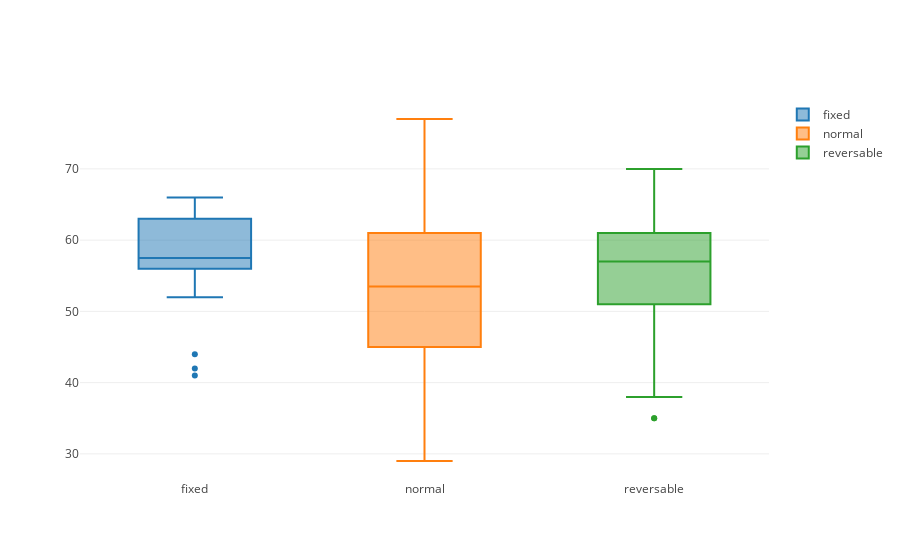

The cell this chart's notebook holds for it:
### Code cell
# import plotly and offline mode
from plotly.offline import iplot, init_notebook_mode
import plotly.graph_objs as go
data = []

for col in df['Thal'].unique():
    data.append(go.Box(y=df[df['Thal'] == col]['Age'], name=col, showlegend=True))

iplot(data)

### Figure 1 — Plotly figure (JSON) as saved in the notebook; plotly's stock layout.template omitted (floating-point values rounded to 4 significant figures; data arrays with more than 128 entries replaced by an {"elided": "..."} marker saying what was removed)
{"data": [{"name": "fixed", "showlegend": true, "type": "box", "uid": "a88c8d98-5b58-45ae-9425-ca49d75a2e43", "y": [63, 57, 56, 57, 65, 52, 41, 64, 56, 66, 57, 42, 59, 66, 58, 58, 44, 59]}, {"name": "normal", "showlegend": true, "type": "box", "uid": "f88e062b-6b43-4dc1-8a1e-035125ee4062", "y": {"elided": "166 int values"}}, {"name": "reversable", "showlegend": true, "type": "box", "uid": "9290e93b-929b-441f-8493-0278c2590375", "y": [67, 63, 53, 44, 52, 48, 58, 60, 40, 60, 59, 43, 55, 65, 40, 58, 50, 65, 60, 54, 50, 41, 51, 58, 54, 60, 54, 59, 67, 62, 60, 58, 68, 62, 62, 52, 59, 60, 49, 54, 59, 57, 61, 39, 61, 43, 62, 63, 65, 48, 63, 55, 56, 54, 54, 51, 70, 62, 35, 59, 64, 58, 57, 52, 67, 55, 51, 58, 60, 68, 46, 57, 35, 70, 53, 57, 52, 48, 56, 59, 42, 54, 69, 51, 43, 57, 64, 43, 45, 58, 50, 38, 66, 56, 53, 56, 46, 58, 52, 58, 64, 57, 40, 61, 46, 64, 57, 55, 61, 58, 56, 67, 63, 57, 45, 68, 57]}, {"name": "nan", "showlegend": true, "type": "box", "uid": "a69c1b99-edc8-466b-a890-55c7e03b0682", "y": []}], "layout": {}}
